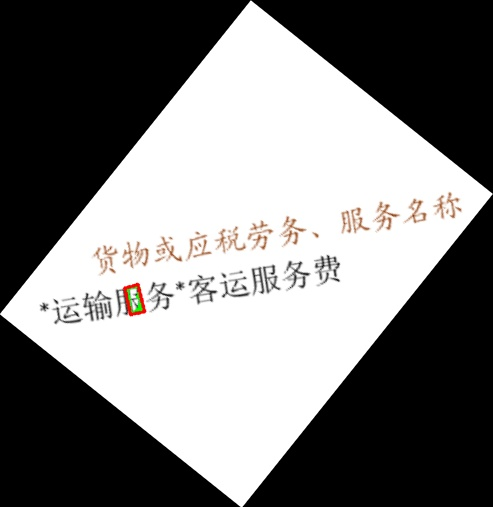
#> input picture output.jpg, 493 x 507 px
$ python '识别.py'
#> lines starting #> are read from the running program, lines starting #| are printed output that depends on the picture; after the words box and inside, x2 and y2 are one past the last pixel; in counts of white or black regions, pixels touching at a corner belong together
import cv2
import pytesseract
from PIL import Image

# 如果需要，设置 tesseract 的路径
# pytesseract.pytesseract.tesseract_cmd = r'C:\Program Files\Tesseract-OCR\tesseract.exe'

# 读取图像
image = cv2.imread('output.jpg')
#> image is the input picture: shape (507, 493, 3); mean B, G, R 123.5, 124, 124.6
#二值化，非黑即白
gray = cv2.cvtColor(image, cv2.COLOR_BGR2GRAY)
# 二值化处理
_, gray = cv2.threshold(gray, 240, 255, cv2.THRESH_BINARY)
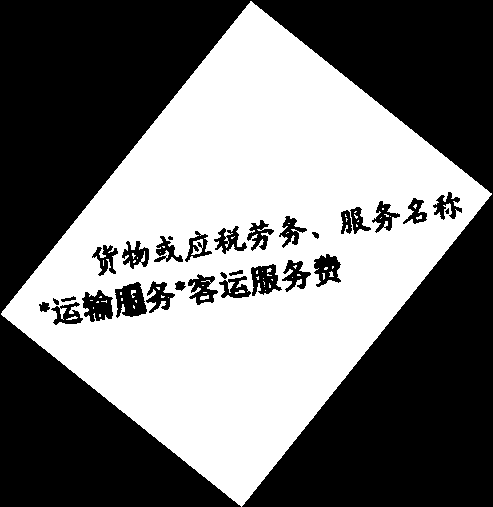
#> gray: shape (507, 493); 46% white; 60 white regions (54 under 20 px), largest, box (x1, y1, x2, y2) and area: (1, 1, 492, 507) 114565, (191, 239, 203, 255) 94, (200, 295, 209, 300) 33, (131, 290, 136, 298) 24, (235, 290, 245, 294) 24, (66, 316, 78, 320) 24
#保存
cv2.imwrite('output_gray.jpg', gray)

# 识别文字
#> (the run stopped early here; a loop or call above may not have finished)
